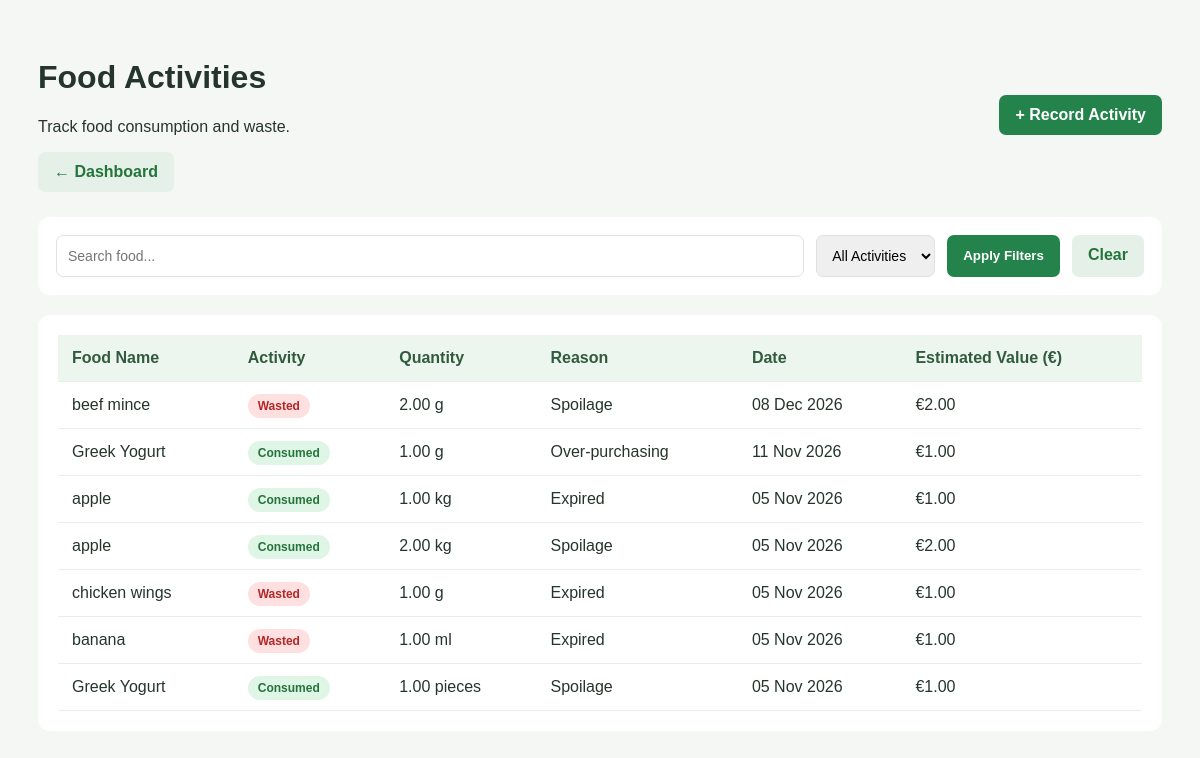
The page /activities/ on the database its author committed.
### inventory/models.py (models this page shows, shortened)
class FoodActivity(models.Model):
    ACTIVITY_CHOICES = [
        ('Consumed', 'Consumed'),
        ('Wasted', 'Wasted'),
    ]
    REASON_CHOICES = [
        ('Spoilage', 'Spoilage'),
        ('Expired', 'Expired'),
        ('Over-purchasing', 'Over-purchasing'),
        ('Preparation waste', 'Preparation waste'),
        ('Other', 'Other'),
    ]
    food_item = models.ForeignKey(
        FoodItem,
        on_delete=models.SET_NULL,
        null=True,
        blank=True,
        related_name='activities'
    )
    food_name = models.CharField(max_length=100)
    activity_type = models.CharField(
        max_length=20,
        choices=ACTIVITY_CHOICES
    )
    quantity = models.DecimalField(
        max_digits=10,
        decimal_places=2
    )
    unit = models.CharField(
        max_length=20,
        choices=FoodItem.UNIT_CHOICES
    )
    reason = models.CharField(
        max_length=30,
        choices=REASON_CHOICES,
        blank=True
    )
    activity_date = models.DateField()
    unit_price = models.DecimalField(
        max_digits=10,
        decimal_places=2,
        default=0
    )
    created_at = models.DateTimeField(auto_now_add=True)

### inventory/views.py (the view)
# urls.py: path('activities/', views.activity_list, name='activities'),
def activity_list(request):
    activities = FoodActivity.objects.all().order_by(
        '-activity_date',
        '-created_at'
    )
    activity_type = request.GET.get('type', '')
    if activity_type in ['Consumed', 'Wasted']:
        activities = activities.filter(
            activity_type=activity_type
        )
    else:
        activity_type = ''
    search_query = request.GET.get('search', '').strip()
    if search_query:
        activities = activities.filter(
            food_name__icontains=search_query
        )
    context = {
        'activities': activities,
        'selected_type': activity_type,
        'search_query': search_query,
    }
    return render(
        request,
        'inventory/activities.html',
        context
    )

### inventory/templates/inventory/activities.html (shortened to what this page needs)
<!DOCTYPE html>
<html lang="en">
<head>
</head>
<body>
<div class="container">
    <div class="header">
        <div>
            <h1>Food Activities</h1>
            <p>Track food consumption and waste.</p>
            <a href="/" class="secondary btn">← Dashboard</a>
        </div>
        <a href="{% url 'add_activity' %}" class="btn primary">
            + Record Activity
        </a>
    </div>
    <form method="GET" class="filters">
        <input
            type="text"
            name="search"
            placeholder="Search food..."
            value="{{ search_query }}"
        >
        <select name="type">
            <option value="">All Activities</option>
        </select>
        <button type="submit" class="btn primary">
            Apply Filters
        </button>
        <a href="{% url 'activities' %}" class="btn secondary">
            Clear
        </a>
    </form>
    <div class="table-container">
        <table>
            <thead>
                <tr>
                    <th>Food Name</th>
                    <th>Activity</th>
                    <th>Quantity</th>
                    <th>Reason</th>
                    <th>Date</th>
                    <th>Estimated Value (€)</th>
                </tr>
            </thead>
            <tbody>
                {% for activity in activities %}
                    <tr>
                        <td>{{ activity.food_name }}</td>
                        <td>
                            {% if activity.activity_type == 'Consumed' %}
                                <span class="badge consumed">Consumed</span>
                            {% else %}
                                <span class="badge wasted">Wasted</span>
                            {% endif %}
                        </td>
                        <td>
                            {{ activity.quantity }} {{ activity.unit }}
                        </td>
                        <td>
                            {{ activity.reason|default:"-" }}
                        </td>
                        <td>
                            {{ activity.activity_date|date:"d M Y" }}
                        </td>
                        <td>
                            €{{ activity.quantity|floatformat:2 }}
                        </td>
                    </tr>
                {% empty %}
                    <tr>
                        <td colspan="6" class="empty">
                            No food activities recorded yet.
                        </td>
                    </tr>
                {% endfor %}
            </tbody>
        </table>
    </div>
</div>
</body>
</html>

### inventory/templates/inventory/activities.html (style rules this page uses)
* { box-sizing: border-box; }
body { font-family: Arial, sans-serif; background: #f4f7f4; padding: 30px; color: #26352b; }
.container { max-width: 1200px; margin: auto; }
.header { display: flex; justify-content: space-between; align-items: center; gap: 15px; flex-wrap: wrap; margin-bottom: 25px; }
.btn { display: inline-block; padding: 11px 16px; border-radius: 7px; font-weight: bold; text-decoration: none; border: none; cursor: pointer; }
.primary { background: #23834b; color: white; }
.secondary { background: #e5f1e8; color: #24743b; }
.filters { display: flex; gap: 12px; flex-wrap: wrap; background: white; padding: 18px; border-radius: 12px; margin-bottom: 20px; }
input, select { padding: 11px; border: 1px solid #dce5dd; border-radius: 7px; font-size: 14px; }
.filters input { flex: 1; min-width: 180px; }
.table-container { background: white; padding: 20px; border-radius: 12px; overflow-x: auto; }
table { width: 100%; border-collapse: collapse; min-width: 800px; }
th, td { padding: 14px; text-align: left; border-bottom: 1px solid #e8eee9; }
th { background: #edf5ef; color: #315b3e; }
.badge { padding: 5px 10px; border-radius: 20px; font-size: 12px; font-weight: bold; }
.consumed { background: #dff5e5; color: #24743b; }
.wasted { background: #ffe0e0; color: #b32626; }

### rows shown on the page
FoodActivity: food_name "beef mince", activity_type "Wasted", quantity "2.00", unit "g", reason "Spoilage", activity_date "08 Dec 2026"
FoodActivity: food_name "Greek Yogurt", activity_type "Consumed", quantity "1.00", unit "g", reason "Over-purchasing", activity_date "11 Nov 2026"
FoodActivity: food_name "apple", activity_type "Consumed", quantity "1.00", unit "kg", reason "Expired", activity_date "05 Nov 2026"
FoodActivity: food_name "apple", activity_type "Consumed", quantity "2.00", unit "kg", reason "Spoilage", activity_date "05 Nov 2026"
FoodActivity: food_name "chicken wings", activity_type "Wasted", quantity "1.00", unit "g", reason "Expired", activity_date "05 Nov 2026"
FoodActivity: food_name "banana", activity_type "Wasted", quantity "1.00", unit "ml", reason "Expired", activity_date "05 Nov 2026"
FoodActivity: food_name "Greek Yogurt", activity_type "Consumed", quantity "1.00", unit "pieces", reason "Spoilage", activity_date "05 Nov 2026"
